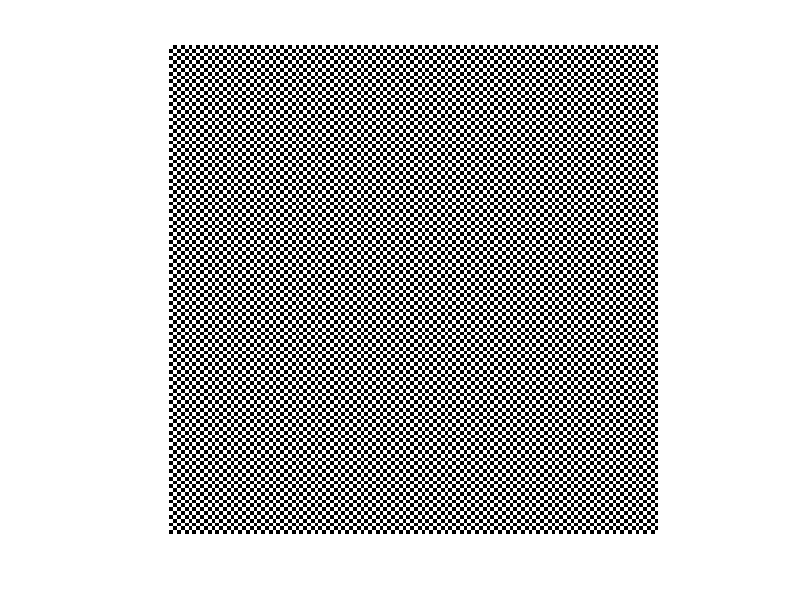
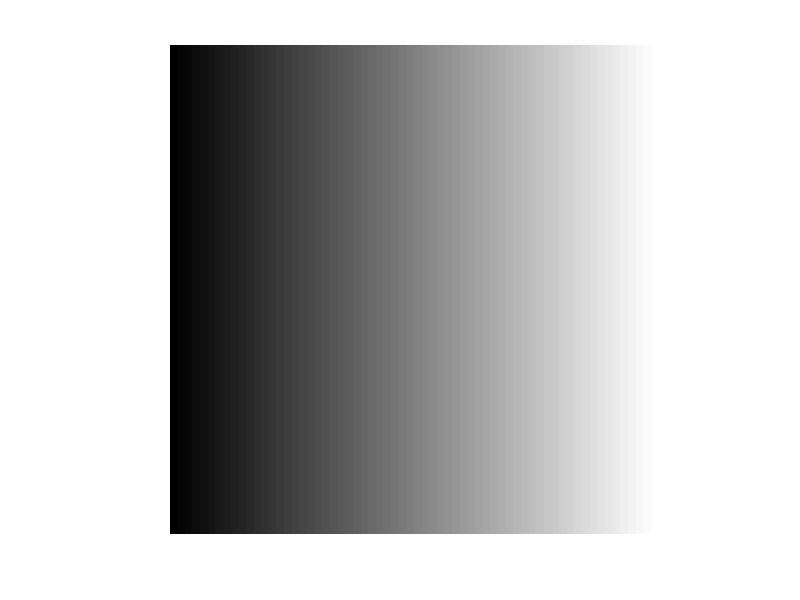
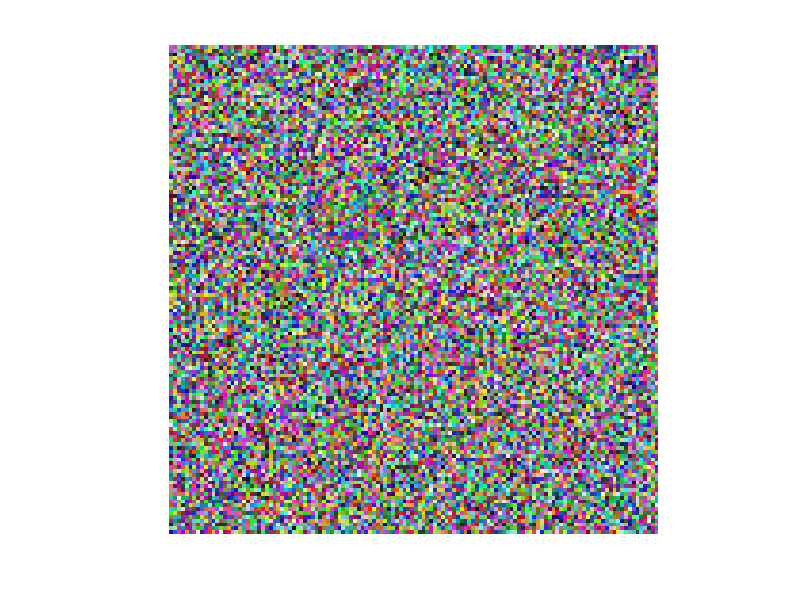
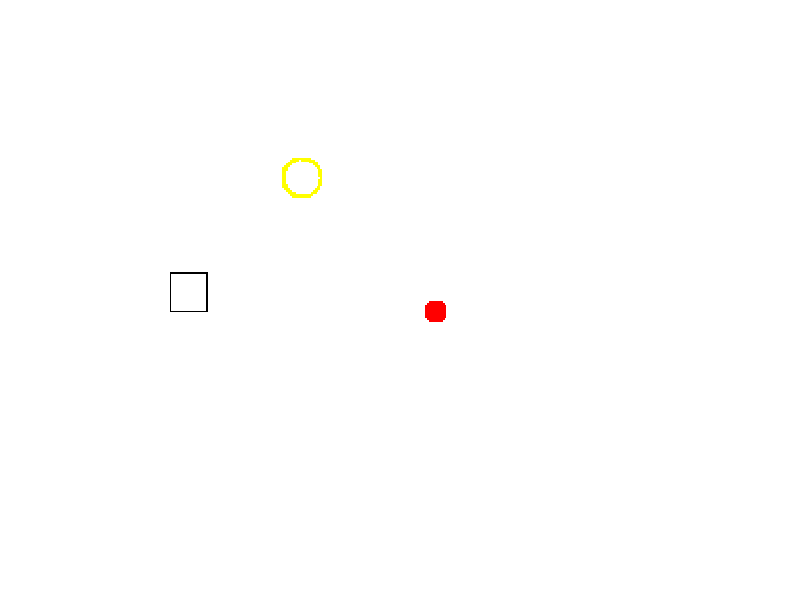

The MATLAB source for these figures, in order:
%Part 1
a = zeros(128, 128);
for i = 1 : 128
    for j = 1 : 128
        if (mod(i + j, 2) == 0)
            a(i,j) = 255;
        else
            a(i,j) = 0;
        end
    end
end
figure();
imshow(a, [0,255]);
imwrite(a,'Q1_Part1_Image.png');


%****************************************************************
%Part2
a = zeros(256, 256);
 for j =1 : 256
    a(:,j) = j - 1;
    %agar manzoor in boode ke ba raftan az chap be rast rang ha tire
    %tar shavand, bayad mineveshtim a(i,j) = 256 - j;
 end
figure();
imshow(a, [0,255]);
imwrite(a,'Q1_Part2_Image.png');


%********************************************************************
%Part3
a = zeros(128,128,3,'uint8');
for i = 1 : 128
   for j = 1 : 128
      for k = 1 : 3
          a (i,j,k)= randi(256) - 1;
      end
   end
end
figure();
imshow(a);
imwrite(a,'Q1_Part3_Image.png');



%*********************************************************************
%Part4
a = zeros(256,256,3,'uint8');
%morabae siah :
for i = 1 : 256
   for j = 1 : 256
      for k = 1 : 3
          a (i,j,k)= 255;
      end
   end
end
for i = 1:20
   for k = 1:3
      a(120+i,1,k) = 0;
      a(120,i,k) = 0;
      a(120+i,20,k) = 0;
      a(140,i,k) = 0;
   end
end
%dayere to khali zard
r = 10;
ox = 70;
oy = 70;
for teta = 0 : 360
   y = cos(teta) .* r + oy;
   x = sin(teta) .* r + ox;
   if teta >= 270
       a(floor(x),floor(y),1) = 255;
       a(floor(x),floor(y),2) = 255;
       a(floor(x),floor(y),3) = 0;
   end
   if teta>=180 && teta <= 270
       a(floor(x),ceil(y),1) = 255;
       a(floor(x),ceil(y),2) = 255;
       a(floor(x),ceil(y),3) = 0;
   end
   if teta>=90 && teta <= 180
       a(ceil(x),ceil(y),1) = 255;
       a(ceil(x),ceil(y),2) = 255;
       a(ceil(x),ceil(y),3) = 0;
   end
   if teta <= 90
       a(ceil(x),floor(y),1) = 255;
       a(ceil(x),floor(y),2) = 255;
       a(ceil(x),floor(y),3) = 0;
   end
   teta = teta + 1;
end
%dayere to pore ghermez
r = 5;
ox = 140;
oy = 140;
for teta = 0 : 360
   y = cos(teta) .* r + oy;
   x = sin(teta) .* r + ox;
   if teta >= 270
       a(floor(x),floor(y),1) = 255;
       a(floor(x),floor(y),2) = 0;
       a(floor(x),floor(y),3) = 0;
   end
   if teta>=180 && teta <= 270
       a(floor(x),ceil(y),1) = 255;
       a(floor(x),ceil(y),2) = 0;
       a(floor(x),ceil(y),3) = 0;
   end
   if teta>=90 && teta <= 180
       a(ceil(x),ceil(y),1) = 255;
       a(ceil(x),ceil(y),2) = 0;
       a(ceil(x),ceil(y),3) = 0;
   end
   if teta <= 90
       a(ceil(x),floor(y),1) = 255;
       a(ceil(x),floor(y),2) = 0;
       a(ceil(x),floor(y),3) = 0;
   end
end
for x=-5:5
    for y=-5:5
        if(x.*x + y.*y <= r.*r)
           a(ox + x, oy + y, 1) = 255;
           a(ox + x, oy + y, 2) = 0;
           a(ox + x, oy + y, 3) = 0;
        end
    end
end
figure();
imshow(a);
imwrite(a,'Q1_Part4_Image.png');




%*********************************************************************
%Part5
a = zeros(11,24);
for i = 1 : 11
   for j = 1 : 24
      a(i,j)  = 255;
   end
end

for i = 1:4 
   a(i,3) = 0;
end
for i=3:5
   a(4,i) = 0; 
end
for i = 7:8
   a(6,i)  = 0;
   a(11,i) = 0;
end
for i=6:9
   a(7,i) = 0; 
   a(10,i) = 0;
end
for i =5: 6
   a(8,i) = 0;
   a(8,i+4) = 0;
   a(9,i) = 0;
   a(9,i+4) = 0;
end
for i=1:10
   a(i,13) = 0; 
   a(i,16) = 0;
end
for i=13:22
    a(7,i) =0;
    a(8,i) =0;
   a(9,i) = 0;
   a(10,i) = 0;
end
for i=7:8
    a(i,14) = 255;
    a(i,15) = 255;
end
for i =1:3
   a(3.*i,24) = 0; 
end
for i=2:4
    for j =19:21
        if mod(i+j,2) == 1
            a(i,j) = 0;
        end
    end
end
big = zeros(110,240);
for i=1:11
    for j =1:24
        for k =1:10
            for l=1:10
                big(10.*(i-1) + k,10.*(j-1)+l) = a(i,j);
            end
        end
    end
end
figure();
imshow(big,[0,255]);
imwrite(big,'Q1_Part5_Image.png');